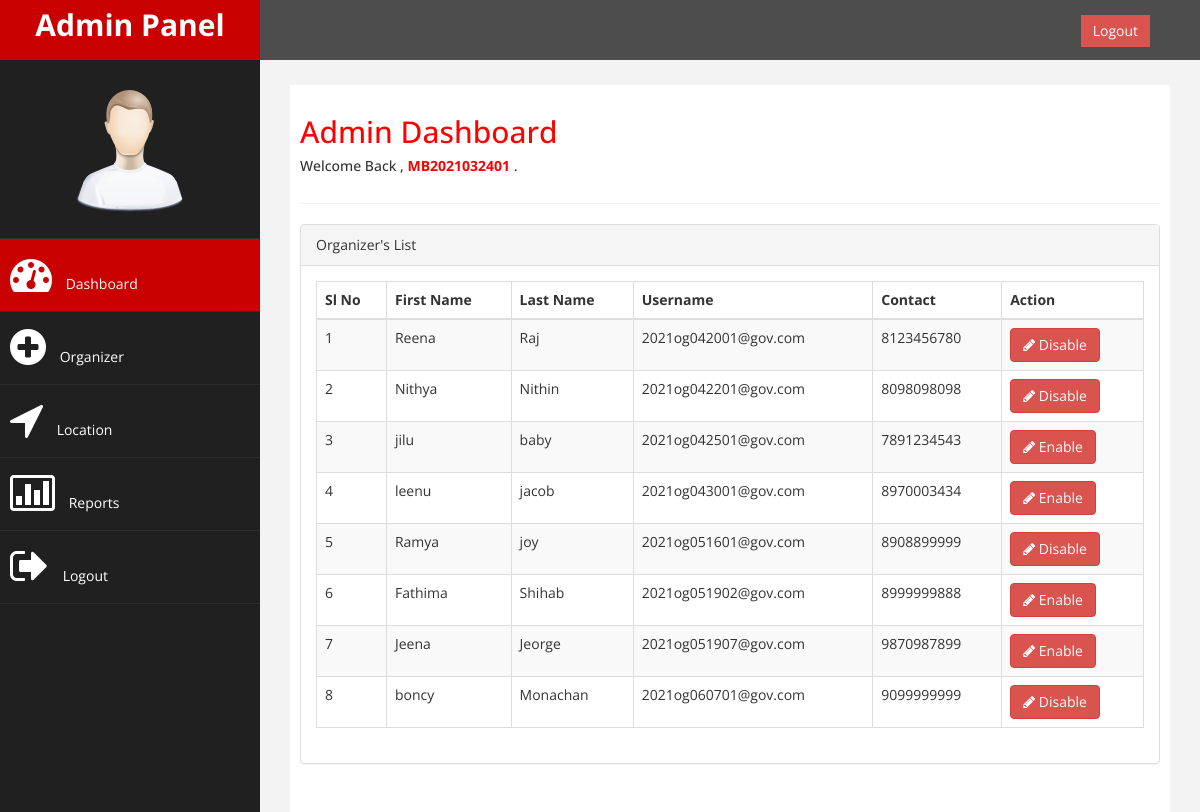
Screenshot of /Admin_Panel/ (signed in) with the database file from the repository.
### Admin/models.py (models this page shows)
class Org_Profile(models.Model):
    Auth_Id = models.TextField(primary_key=True)
    user = models.OneToOneField(User,on_delete=models.CASCADE)
    DOB=models.DateField()
    Gender=models.CharField(max_length=10)
    State=models.CharField(max_length=50,null=True)
    District=models.CharField(max_length=50,null=True)
    Mobile=models.IntegerField()
    image=models.ImageField(default='default.png',upload_to='Organizer/Profile')

### Admin/views.py (the view, shortened to what this page needs)
# urls.py: path('',views.AdminHome,name="AdminHome"),
def AdminHome(request):
    if 'disable' in request.POST:
        val = request.POST['keyval']
        basic = Org_Profile.objects.get(Auth_Id=val)
        user = User.objects.get(username=basic.Auth_Id)
        username = request.session['username']
        user = User.objects.get(username=username)
        prof = Org_Profile.objects.all()
        exclude = Org_Profile.objects.filter(user__is_active=1).exclude(Auth_Id=val)
        return render(request, 'Admin/index.html', {'update': True, 'user': user, 'prof': prof, 'val': val,
                                                    'exclude': exclude})
    else:
        username = request.session['username']
        user = User.objects.get(username=username)
        prof = Org_Profile.objects.all()
        return render(request, 'Admin/index.html', {'user': user, 'prof': prof})

### Templates/Admin/index.html (shortened to what this page needs)
{% extends "Admin/Base.html" %}
{% load static %}
{% block head %}
				<li class="text-center">
                    <img src="{% static 'Staff/assets/img/find_user.png' %}" class="user-image img-responsive"/>
					</li>
                    <li>
                        <a class="active-menu"  href="{% url 'AdminHome' %}"><i class="fa fa-dashboard fa-3x"></i> Dashboard</a>
                    </li>
                     <li>
                        <a  href="{% url 'Organizer' %}"><i class="fa fa-plus-circle fa-3x"></i> Organizer</a>
                    </li>
                    <li>
                        <a  href="{% url 'Location' %}"><i class="fa fa-location-arrow fa-3x"></i> Location</a>
                    </li>
					<li>
                        <a   href="{% url 'Reports' %}"><i class="fa fa-bar-chart-o fa-3x"></i> Reports</a>
                    </li>
                  <li>
                        <a  href="{% url 'Logout' %}"><i class="fa fa-sign-out fa-3x"></i> Logout</a>
                    </li>
{% endblock  %}
    {% block body %}
        <div id="page-wrapper" >
            <div id="page-inner">
                <div class="row">
                    <div class="col-md-12">
                     <h2>Admin Dashboard</h2>
                        <h5>Welcome Back , <strong> <span style="color: red;">{{user.username}}</span> </strong> . </h5>
                    </div>
                </div>
                  <hr />
                <div class="row" >
                    <div class="col-md-12 col-sm-12 col-xs-12">
                    <div class="panel panel-default">
                        <div class="panel-heading">
                           Organizer's List
                        </div>
                        <div class="panel-body">
                            <div class="table-responsive">
                                <table class="table table-striped table-bordered table-hover">
                                    <thead>
                                        <tr>
                                            <th>Sl No</th>
                                            <th>First Name</th>
                                            <th>Last Name</th>
                                            <th>Username</th>
                                            <th>Contact</th>
                                            <th>Action</th>
                                        </tr>
                                    </thead>
                                    <tbody>
                                        {% for data in prof %}
                                        <tr>
                                            <td>{{forloop.counter}}</td>
                                            <td>{{data.user.first_name}}</td>
                                            <td>{{data.user.last_name}}</td>
                                            <td>{{data.user}}</td>
                                            <td>{{data.Mobile}}</td>
                                            <td>
                                                <form method="POST">
                                                  {% if data.user.is_active %}
                                                  <button type="submit" name="disable" onclick="return ConfirmDelete('Are you sure to edit organizer details?');"  class="btn btn-danger" ><i class="fa fa-pencil "></i> Disable</button>
                                                  {% else %}
                                                  <button type="submit" name="enable" onclick="return ConfirmDelete('Are you sure to edit organizer details?');"  class="btn btn-danger" ><i class="fa fa-pencil "></i> Enable</button>
                                                  {% endif %}
                                                </form>
                                              </td>
                                        </tr>
                                        {% endfor %}
                                    </tbody>
                                </table>
                            </div>
                        </div>
                    </div>
                    </div>
                </div>
    </div>
            </div>
{% endblock  %}

### Static/Staff/assets/css/custom.css (style rules this page uses)
body { font-family: 'Open Sans', sans-serif; }
#page-wrapper { padding: 15px 15px; min-height: 600px; background:#F3F3F3; }
#page-inner { width:100%; margin:10px 20px 10px 0px; background-color:#fff!important; padding:10px; min-height:1200px; }
.text-center { text-align:center; }
h2 { color: #f00; }
.user-image { margin: 25px auto; -webkit-border-radius: 10px; -moz-border-radius: 10px; border-radius: 10px; max-height:170px; max-width:170px; }
.active-menu { background-color:#C90000!important; }
.sidebar-collapse .nav > li > a { color:#fff; background:#202020; text-shadow:none; }
.sidebar-collapse > .nav > li > a { padding:15px 10px; }
.sidebar-collapse > .nav > li { border-bottom: 1px solid rgba(107, 108, 109, 0.19); }
.nav > li > a > i { margin-right:10px; }
@media (min-width:768px) { #page-wrapper { margin: 0 0 0 260px; padding: 15px 30px; min-height: 1200px; } }

### rows the page displays
Org_Profile: user.first_name "Reena", user.last_name "Raj", user "2021og042001@gov.com", Mobile "8123456780", shows "Disable"
Org_Profile: user.first_name "Nithya", user.last_name "Nithin", user "2021og042201@gov.com", Mobile "8098098098", shows "Disable"
Org_Profile: user.first_name "jilu", user.last_name "baby", user "2021og042501@gov.com", Mobile "7891234543", shows "Enable"
Org_Profile: user.first_name "leenu", user.last_name "jacob", user "2021og043001@gov.com", Mobile "8970003434", shows "Enable"
Org_Profile: user.first_name "Ramya", user.last_name "joy", user "2021og051601@gov.com", Mobile "8908899999", shows "Disable"
Org_Profile: user.first_name "Fathima", user.last_name "Shihab", user "2021og051902@gov.com", Mobile "8999999888", shows "Enable"
Org_Profile: user.first_name "Jeena", user.last_name "Jeorge", user "2021og051907@gov.com", Mobile "9870987899", shows "Enable"
Org_Profile: user.first_name "boncy", user.last_name "Monachan", user "2021og060701@gov.com", Mobile "9099999999", shows "Disable"

### other values shown
{{ user.username }} "MB2021032401"
